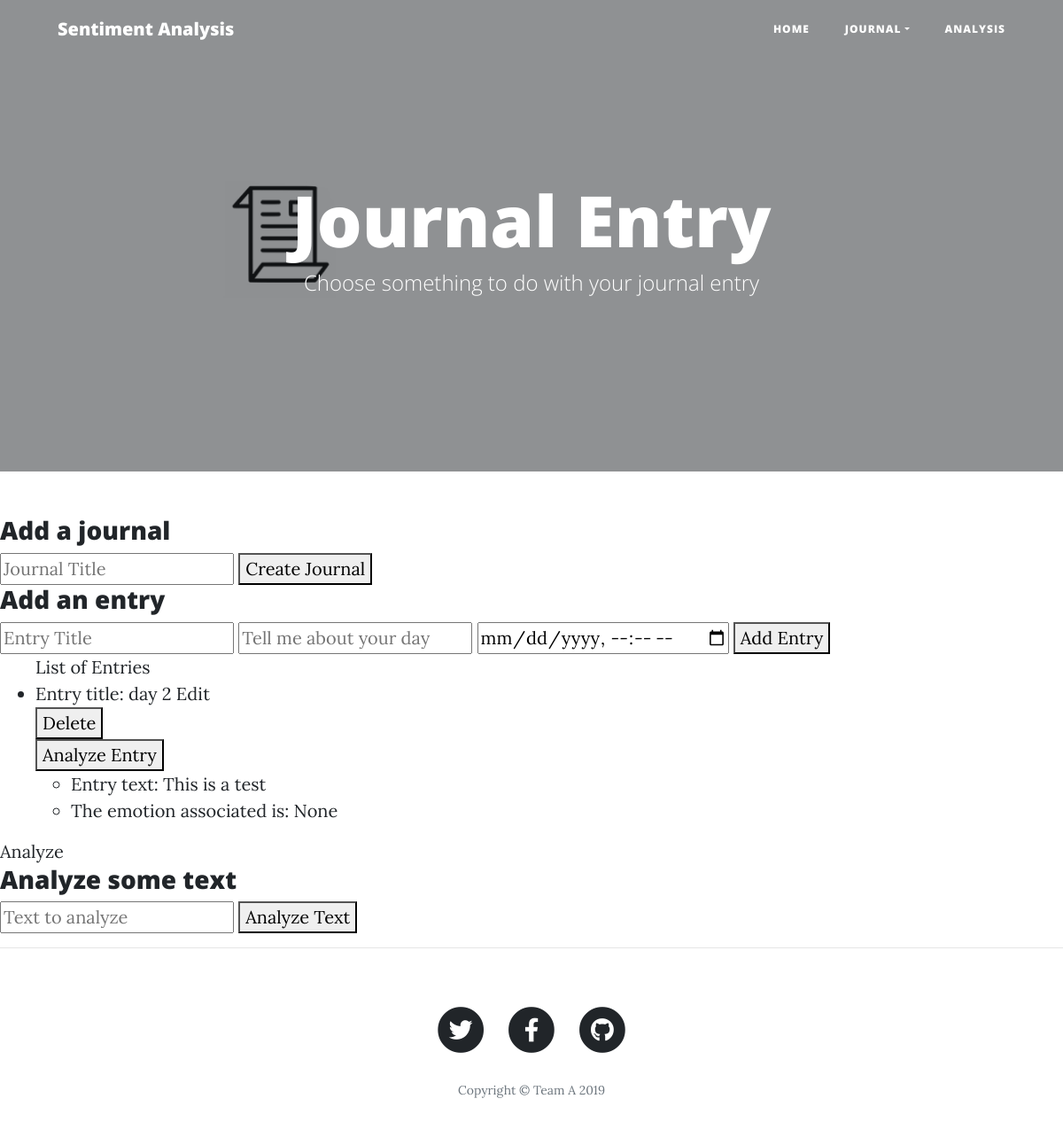
The page /journal on the database as committed earlier.
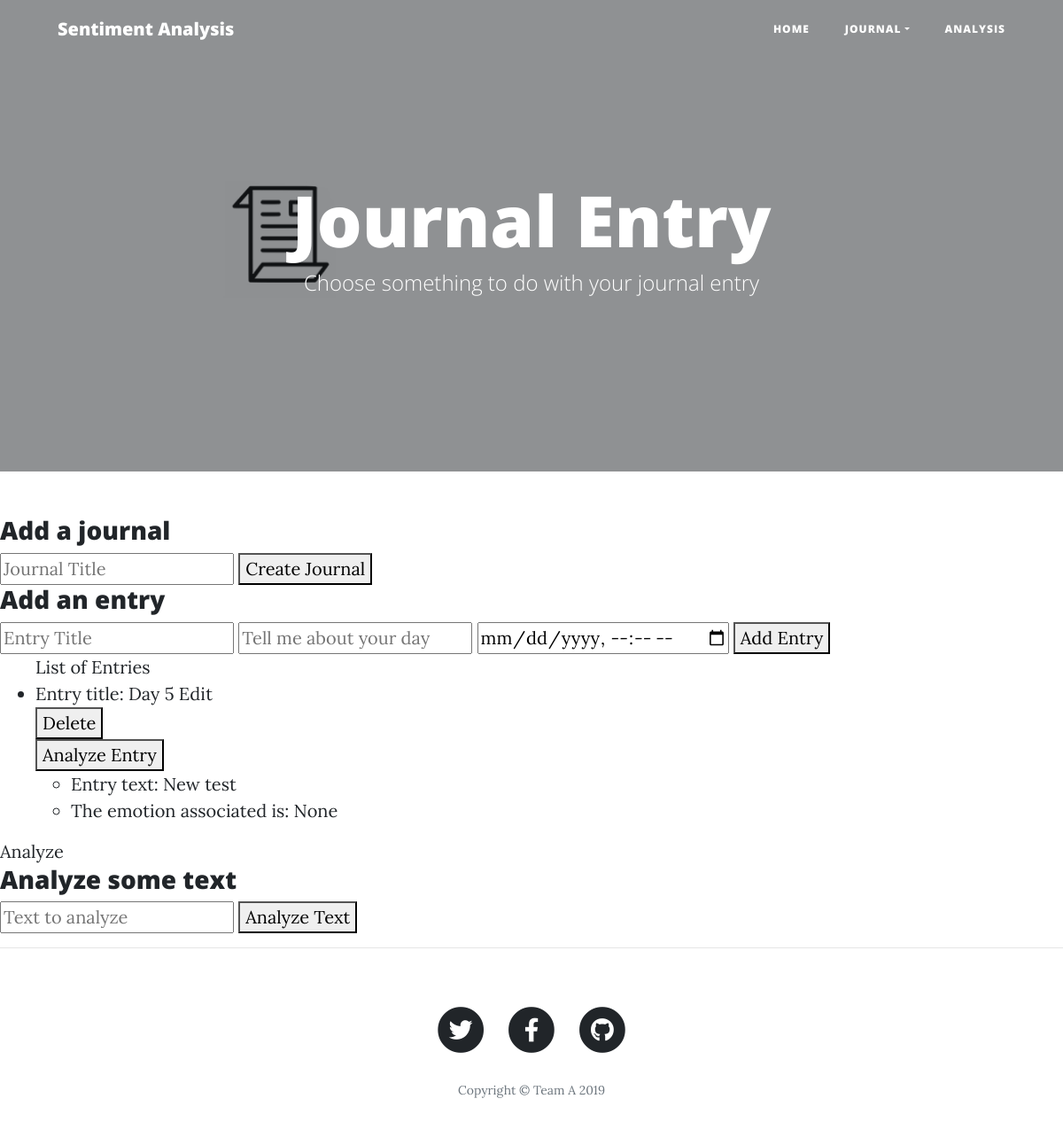
The same page on the database as committed later.
### app/main/models.py (models this page shows)
class JournalEntry(db.Model):
    __tablename__ = "JournalEntry"
    EntryID = db.Column(db.Integer, primary_key=True, nullable = False, autoincrement = True)
    EntryTitle = db.Column(db.String)
    EntryText = db.Column(db.String)
    Date_Time = db.Column(db.DateTime)
    EntryEmotion = db.Column(db.String)
    J_ID = db.Column(db.Integer, db.ForeignKey('Journal.JournalID'), nullable = False)

### app/main/routes.py (the view)
@bp.route('/journal', methods = ['GET', 'POST'])
def journal():
    entries = JournalEntry.query.all()
    return render_template('journal.html', entries = entries)

### app/main/templates/journal.html (shortened to what this page needs)
{% extends 'base.html' %}
{% block header %}
      <header class="masthead" style="background-image: url('/static/img/entry-b.jpg')">
        <div class="overlay"></div>
    <div class="container">
      <div class="row">
        <div class="col-lg-8 col-md-10 mx-auto">
          <div class="site-heading">
            <h1>Journal Entry</h1>
            <span class="subheading">Choose something to do with your journal entry</span>
          </div>
        </div>
      </div>
    </div>
  </header>
{% endblock %}
{% block content %}
<!DOCTYPE html>
<html>
<head>
</head>
<body>
    <h3>Add a journal</h3>
    <form action="{{url_for('main.create_journal')}}" method="post">
        <input type="text" name="title" placeholder="Journal Title">
        <button type="submit"> Create Journal </button>
    </form>
    <div class="journal-entry">
        <h3>Add an entry</h3>
        <form action="{{url_for('main.add', JournalID = 1 )}}" method="POST">
            <input type="text" name="title" placeholder="Entry Title">
            <input type="text" name="entry" placeholder="Tell me about your day">
            <input type="datetime-local" name="datetime" placeholder="datetime-local">
            <button type="submit" action="{{url_for('main.add', JournalID = 1)}}"> Add Entry </button>
        </form>
    </div>
    <ul>List of Entries
        {% for entry in entries %}
        <li>Entry title: {{entry.EntryTitle}} <a type="button"
                href="{{url_for('main.edit' , EntryID = entry.EntryID )}}">Edit </a>
            <form name="formtext" method="DELETE" action="{{url_for('main.delete', EntryID = entry.EntryID)}}">
                <button type="submit" action="{{url_for('main.delete', EntryID = entry.EntryID)}}">Delete</button>
            </form>
            <form name="analyze" method="POST" action="{{url_for('main.analyze_entry', EntryID = entry.EntryID)}}">
                <button type="submit" action="{{url_for('main.analyze_entry', EntryID = entry.EntryID)}}">Analyze Entry</button>
            </form>
        </li>
        <ul>
            <li>Entry text: {{entry.EntryText}} </li>
            <li>The emotion associated is: {{entry.EntryEmotion}}</li>
        </ul>
        {% endfor %}
    </ul>
    <a type = "button" href = "{{url_for('main.analyze_text')}}">Analyze</a>
    <div class="journal-entry">
        <h3>Analyze some text</h3>
        <form action="{{url_for('main.analyze_text')}}" method="post">
            <input type="text" name="entry" placeholder="Text to analyze">
            <button type="submit" action = "{{url_for('main.analyze_text')}}"> Analyze Text </button>
        </form>
    </div>
</body>
</html>{% endblock %}

### app/main/templates/base.html (shortened to what this page needs)
<!DOCTYPE html>
<html lang="en">
<head>
  <link href="/static/vendor/bootstrap/css/bootstrap.min.css" rel="stylesheet">
  <link href="/static/vendor/fontawesome-free/css/all.min.css" rel="stylesheet" type="text/css">
    <link rel="stylesheet" href="/static/vendor/fontawesome-free/css/all.min.css">
  <link href="/static/css/clean-blog.min.css" rel="stylesheet">
</head>
<body>
  <nav class="navbar navbar-expand-lg navbar-light fixed-top" id="mainNav">
    <div class="container">
      <a class="navbar-brand" href="">Sentiment Analysis</a>
      <div class="collapse navbar-collapse" id="navbarResponsive">
        <ul class="navbar-nav ml-auto">
          <li class="nav-item">
            <a class="nav-link" href="">Home</a>
          </li>
          <li class="nav-item dropdown">
            <a class="nav-link dropdown-toggle" href="#" id="navbarDropdown" role="button" data-toggle="dropdown" aria-haspopup="true" aria-expanded="false">
              Journal</a>
              </li>
          <li class="nav-item">
            <a class="nav-link" href="journal">Analysis</a>
          </li>
        </ul>
      </div>
    </div>
  </nav>
  {% block header%}{% endblock header %}
  {% block content %}{% endblock %}
  <hr>
  <footer>
    <div class="container">
      <div class="row">
        <div class="col-lg-8 col-md-10 mx-auto">
          <ul class="list-inline text-center">
            <li class="list-inline-item">
              <a href="#">
                <span class="fa-stack fa-lg">
                  <i class="fas fa-circle fa-stack-2x"></i>
                  <i class="fab fa-twitter fa-stack-1x fa-inverse"></i>
                </span>
              </a>
            </li>
            <li class="list-inline-item">
              <a href="#">
                <span class="fa-stack fa-lg">
                  <i class="fas fa-circle fa-stack-2x"></i>
                  <i class="fab fa-facebook-f fa-stack-1x fa-inverse"></i>
                </span>
              </a>
            </li>
            <li class="list-inline-item">
              <a href="#">
                <span class="fa-stack fa-lg">
                  <i class="fas fa-circle fa-stack-2x"></i>
                  <i class="fab fa-github fa-stack-1x fa-inverse"></i>
                </span>
              </a>
            </li>
          </ul>
          <p class="copyright text-muted">Copyright &copy; Team A 2019</p>
        </div>
      </div>
    </div>
  </footer>
</body>
</html>

Rows that differ between the two databases and show on the page:
changed JournalEntry "None": EntryTitle "day 2" → "Day 5"; EntryText "This is a test" → "New test"
